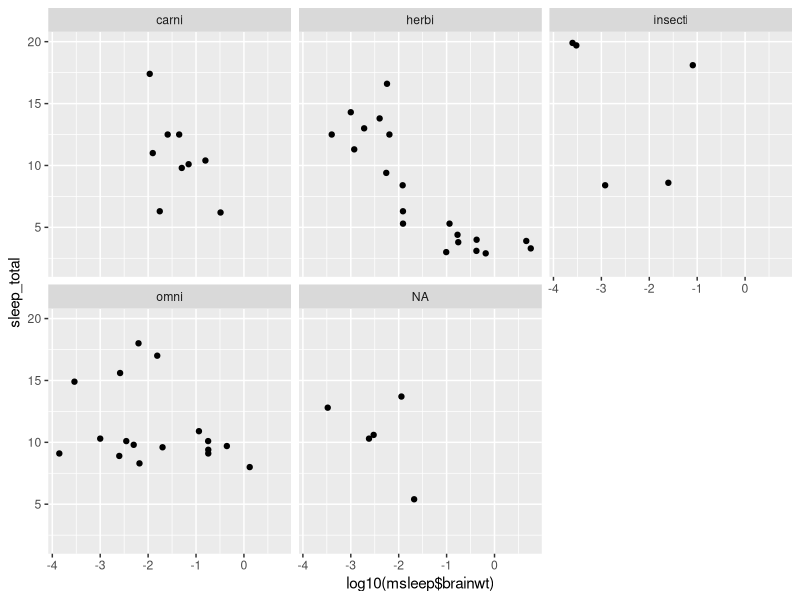
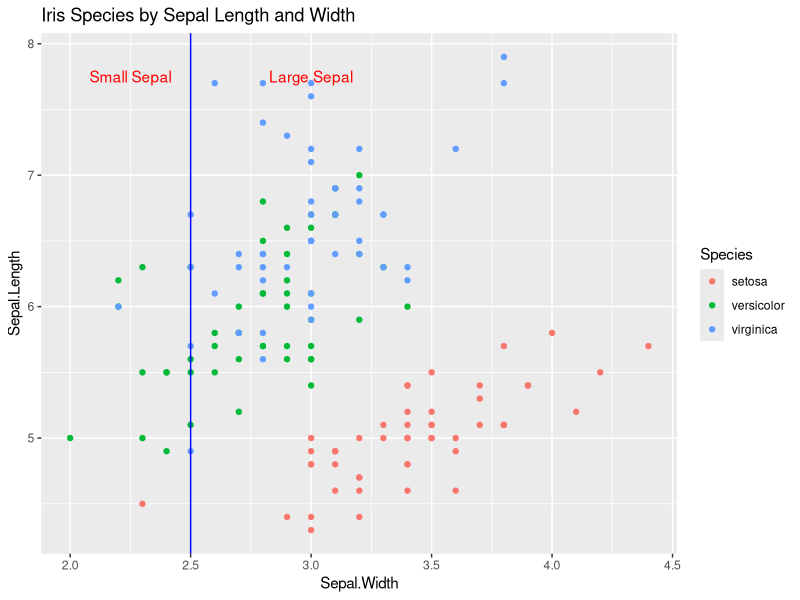
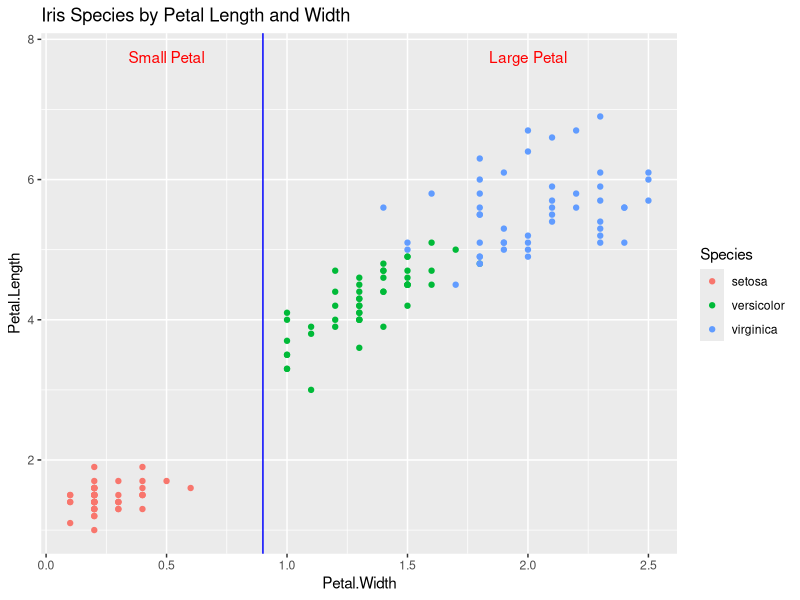
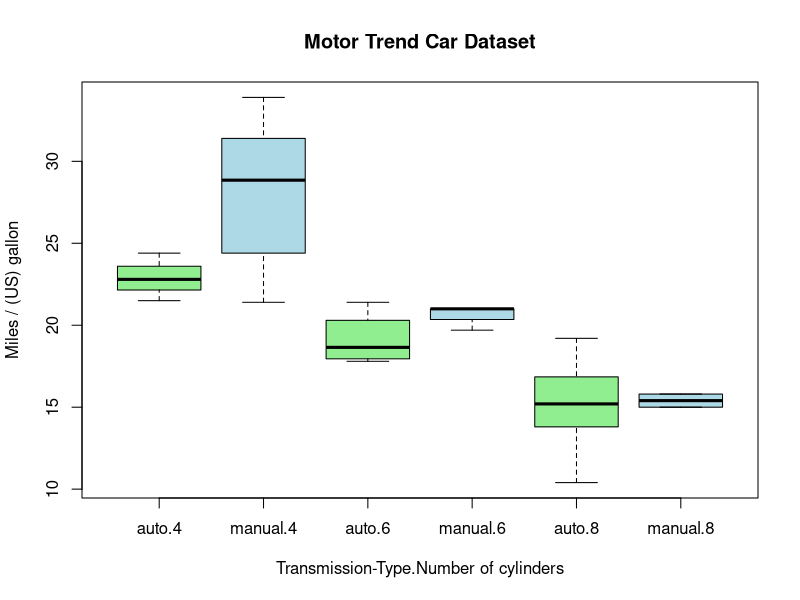
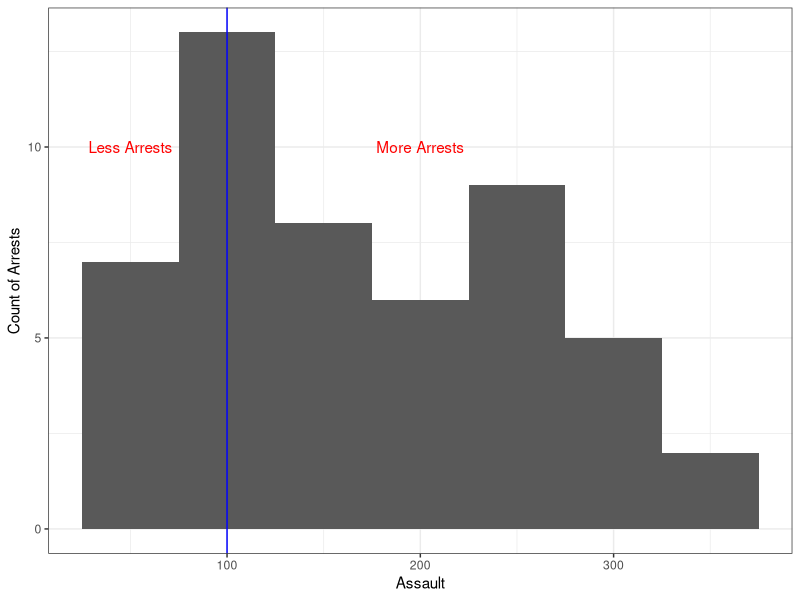
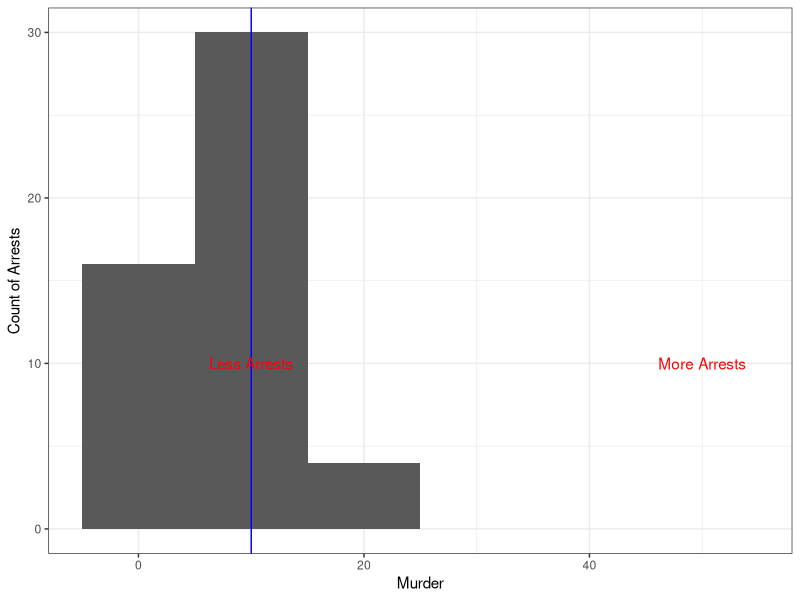

Here is the R script that generated these plots, in order:
## ---- chunk 1
library(tidyverse)

data(msleep)
#summary(msleep)
#filter(msleep, sleep_total > 5)
#filter(msleep, vore == "herbi")
ggplot(msleep)+ 
  geom_point(aes(log10(msleep$brainwt),sleep_total))+facet_wrap(~vore)

## ---- chunk 2
library(ggplot2)
library(dplyr)
data(iris)
head(iris)
ggplot(iris, aes(x=Sepal.Width,y= Sepal.Length, color = Species))+
  geom_point()+
  geom_vline(xintercept = 2.5, color= 'blue')+
  annotate('text',label ='Small Sepal', x= 2.25, y=7.75 , color ='red')+
  annotate('text',label= 'Large Sepal', x=3.0,y= 7.75, color = 'red')+
  ggtitle('Iris Species by Sepal Length and Width')

ggplot(iris, aes(x=Petal.Width,y= Petal.Length, color = Species))+
  geom_point()+
  geom_vline(xintercept = 0.9, color= 'blue')+
  annotate('text',label ='Small Petal', x= 0.5, y=7.75 , color ='red')+
  annotate('text',label= 'Large Petal', x=2.0,y= 7.75, color = 'red')+
  ggtitle('Iris Species by Petal Length and Width')  

## ---- chunk 3

library(tidyverse)
library(datasets)
data(mtcars)
mtcars = mtcars[complete.cases(mtcars),]
head(mtcars)
mtcars <- mutate(mtcars, txtype=ifelse(!am, "auto", "manual"))
boxplot(mpg~txtype*cyl, data=mtcars, 
        col = (c("lightgreen","lightblue")), main = "Motor Trend Car Dataset", 
        xlab = "Transmission-Type.Number of cylinders", ylab = "Miles / (US) gallon")


## ---- chunk 4
library("ggplot2")
data("USArrests")
summary(USArrests)
head(USArrests)
any(is.na(USArrests))
ggplot(data= USArrests, mapping= aes(x= Assault))+
  geom_histogram(binwidth = 50)+
  geom_vline(xintercept = 100, color = 'blue')+
  annotate('text', label='Less Arrests', x= 50, y=10, color='red') +
  annotate('text', label='More Arrests', x=200, y= 10, color='red') +
  theme_bw() +
  xlab('Assault') +
  ylab('Count of Arrests')

ggplot(data= USArrests, mapping= aes(x= Murder))+
  geom_histogram(binwidth = 10)+
  geom_vline(xintercept = 10, color = 'blue')+
  annotate('text', label='Less Arrests', x= 10, y=10, color='red') +
  annotate('text', label='More Arrests', x=50, y= 10, color='red') +
  theme_bw() +
  xlab('Murder') +
  ylab('Count of Arrests')


